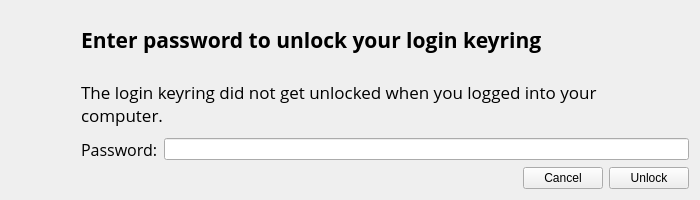
<?xml version="1.0" encoding="UTF-8"?>
<ui version="4.0">
 <class>Unlock</class>
 <widget class="QWidget" name="Unlock">
  <property name="geometry">
   <rect>
    <x>0</x>
    <y>0</y>
    <width>700</width>
    <height>200</height>
   </rect>
  </property>
  <property name="minimumSize">
   <size>
    <width>700</width>
    <height>200</height>
   </size>
  </property>
  <property name="maximumSize">
   <size>
    <width>700</width>
    <height>200</height>
   </size>
  </property>
  <property name="windowTitle">
   <string>Unlock Login Keyring</string>
  </property>
  <layout class="QHBoxLayout" name="horizontalLayout">
   <item>
    <layout class="QVBoxLayout" name="verticalLayout">
     <item>
      <widget class="QLabel" name="iconLabel">
       <property name="minimumSize">
        <size>
         <width>64</width>
         <height>64</height>
        </size>
       </property>
       <property name="maximumSize">
        <size>
         <width>64</width>
         <height>64</height>
        </size>
       </property>
       <property name="text">
        <string/>
       </property>
       <property name="pixmap">
        <pixmap resource="assets.qrc">:/icons/keyring-icon.png</pixmap>
       </property>
       <property name="scaledContents">
        <bool>true</bool>
       </property>
      </widget>
     </item>
     <item>
      <spacer name="verticalSpacer">
       <property name="orientation">
        <enum>Qt::Vertical</enum>
       </property>
       <property name="sizeHint" stdset="0">
        <size>
         <width>20</width>
         <height>40</height>
        </size>
       </property>
      </spacer>
     </item>
    </layout>
   </item>
   <item>
    <layout class="QVBoxLayout" name="verticalLayout_2">
     <item>
      <widget class="QLabel" name="titleLabel">
       <property name="font">
        <font>
         <family>Open Sans</family>
         <pointsize>16</pointsize>
         <bold>true</bold>
        </font>
       </property>
       <property name="text">
        <string>Enter password to unlock your login keyring</string>
       </property>
      </widget>
     </item>
     <item>
      <widget class="QLabel" name="subtitleLabel">
       <property name="font">
        <font>
         <family>Open Sans</family>
         <pointsize>13</pointsize>
        </font>
       </property>
       <property name="text">
        <string>&lt;html&gt;&lt;head/&gt;&lt;body&gt;&lt;p&gt;The login keyring did not get unlocked when you logged into your&lt;br/&gt;computer.&lt;/p&gt;&lt;/body&gt;&lt;/html&gt;</string>
       </property>
      </widget>
     </item>
     <item>
      <layout class="QHBoxLayout" name="pwdLayout">
       <item>
        <widget class="QLabel" name="pwdLabel">
         <property name="font">
          <font>
           <family>Open Sans</family>
           <pointsize>12</pointsize>
          </font>
         </property>
         <property name="text">
          <string>Password:</string>
         </property>
        </widget>
       </item>
       <item>
        <widget class="QLineEdit" name="pwdLineEdit">
         <property name="echoMode">
          <enum>QLineEdit::Password</enum>
         </property>
        </widget>
       </item>
      </layout>
     </item>
     <item>
      <layout class="QHBoxLayout" name="buttonsLayout">
       <item>
        <spacer name="horizontalSpacer">
         <property name="orientation">
          <enum>Qt::Horizontal</enum>
         </property>
         <property name="sizeHint" stdset="0">
          <size>
           <width>40</width>
           <height>20</height>
          </size>
         </property>
        </spacer>
       </item>
       <item>
        <widget class="QPushButton" name="cancelPushButton">
         <property name="text">
          <string>Cancel</string>
         </property>
        </widget>
       </item>
       <item>
        <widget class="QPushButton" name="unlockPushButton">
         <property name="text">
          <string>Unlock</string>
         </property>
        </widget>
       </item>
      </layout>
     </item>
    </layout>
   </item>
  </layout>
 </widget>
 <resources>
  <include location="assets.qrc"/>
 </resources>
 <connections/>
</ui>
